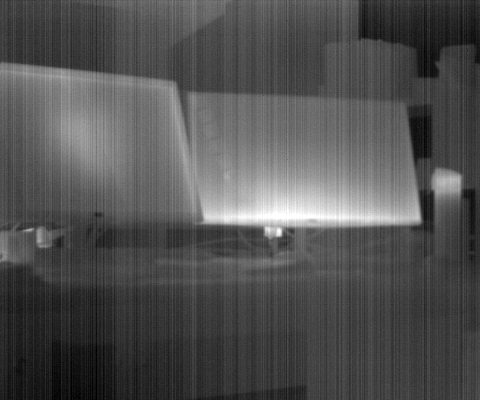
%> input picture dataset/RealIR/crop_1.png, 480 x 400 px
$ octave ICV_MRD.m   (GNU Octave 9; MATLAB toolbox functions it lacks are replaced by stand-ins)
%> lines starting %> are read from the running program, lines starting %| are printed output that depends on the picture
% 비균일성 보정(NUC) 성능 평가 스크립트 (ICV, MRD)
%
% 이 스크립트는 보정된 이미지의 품질을 두 가지 지표로 평가한다:
% 1. ICV (Inverse Coefficient of Variation): 평탄한 영역의 균일성 측정.
%    값이 높을수록 노이즈 억제 성능이 우수함을 의미한다.
% 2. MRD (Mean Relative Deviation): 디테일 영역의 상대적 오차 측정.
%    값이 낮을수록 디테일 보존 성능이 우수함을 의미한다.

% --- 초기화 ---
close all; % 모든 그림 창 닫기
clear all; % 작업 공간의 모든 변수 삭제
clc;       % 명령 창 내용 지우기

% --- 파일 경로 설정 ---
% recPath: 보정 후 이미지 경로
% nufPath: 보정 전 원본 비균일 이미지 경로
% 참고: 아래 코드에서 rec = nuf 로 설정되어 있어, 현재는 nufPath 이미지 자체의
%      특성을 분석하는 상태이다. 보정 성능을 평가하려면 recPath에 보정된
%      이미지를 실제로 불러와야 한다.
recPath = '..\dataset\RealIRresults\Test_Pre_crop_1.png';
nufPath = '..\dataset\RealIR\crop_1.png';

% --- 이미지 불러오기 및 전처리 ---
% rec = imread(recPath); % 보정된 이미지를 불러올 경우 이 라인의 주석을 해제.
% rec = double(rec);
nuf = imread(nufPath); % 원본 비균일 이미지를 불러온다.
%> nuf is the input picture: size 400x480x3 uint8; min 0, max 255, mean 81.2

% 이미지가 컬러일 경우 흑백으로 변환.
if size(nuf, 3) == 3
    nuf = rgb2gray(nuf);
%> nuf: size 400x480 uint8
end
nuf = double(nuf);
%> nuf: size 400x480 double

% 현재는 보정된 이미지(rec)를 원본 비균일 이미지(nuf)와 동일하게 설정.
% 이는 스크립트 디버깅 또는 단일 이미지 분석 목적일 수 있다.
rec = nuf;

% 두 이미지의 크기가 다를 경우, rec 이미지의 크기를 nuf 이미지에 맞게 조절.
h = size(nuf, 1);
%> h = 400
w = size(nuf, 2);
%> w = 480
hh = size(rec, 1);
%> hh = 400
ww = size(rec, 2);
%> ww = 480
if h ~= hh || w ~= ww
    rec = imresize(rec, [h, w]);
end

% --- ICV (Inverse Coefficient of Variation) 계산 ---
% ICV는 평탄한 영역의 노이즈 수준을 평가한다. (평균 / 표준편차)

% crop_1.png 이미지의 평탄한 영역들을 수동으로 지정 (ROI: Region of Interest).
% 이 좌표들은 해당 이미지에 특화되어 있다.
jy_1 = rec(1:50, 1:155);
jy_2 = rec(1:85, 236:310);
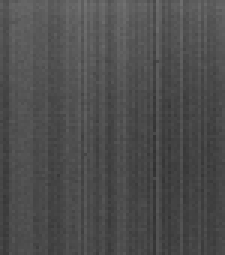
%> jy_2: size 85x75 double (shown 3 times larger); min 48, max 115, mean 77.2
jy_3 = rec(1:30, 366:480);
jy_4 = rec(91:200, 1:155);
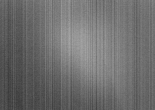
%> jy_4: size 110x155 double; min 57, max 167, mean 109.7
jy_5 = rec(116:200, 216:400);
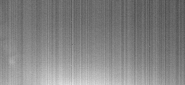
%> jy_5: size 85x185 double; min 77, max 225, mean 130.5
jy_6 = rec(301:400, 1:480);
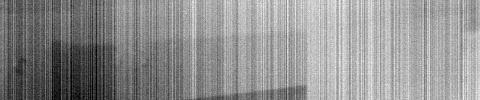
%> jy_6: size 100x480 double; min 0, max 90, mean 50.8; drawn with min black and max white

% 모든 평탄 영역의 픽셀들을 하나의 벡터로 결합.
jy = [jy_1(:); jy_2(:); jy_3(:); jy_4(:); jy_5(:); jy_6(:)];
jy = double(jy);

% 평탄 영역의 평균을 표준편차로 나누어 ICV 값을 계산.
ICV = mean(jy(:)) / std(jy(:))
%> ICV = 2.07

% --- MRD (Mean Relative Deviation) 계산 ---
% MRD는 디테일 영역의 오차를 평가한다.

% ICV 계산에 사용된 평탄 영역을 마스킹 처리하여 제외한다.
% 해당 영역의 픽셀 값을 특정한 값(-1000)으로 설정.
rec(1:50, 1:155) = -1000;
rec(1:85, 236:310) = -1000;
rec(1:30, 366:480) = -1000;
rec(91:200, 1:155) = -1000;
rec(116:200, 216:400) = -1000;
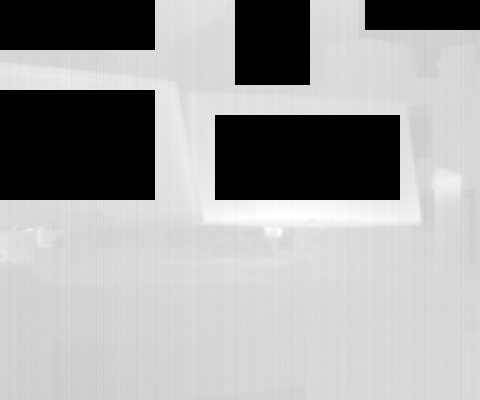
%> rec: size 400x480 double; min -1000, max 255, mean -207.6; drawn with min black and max white
rec(301:400, 1:480) = -1000;
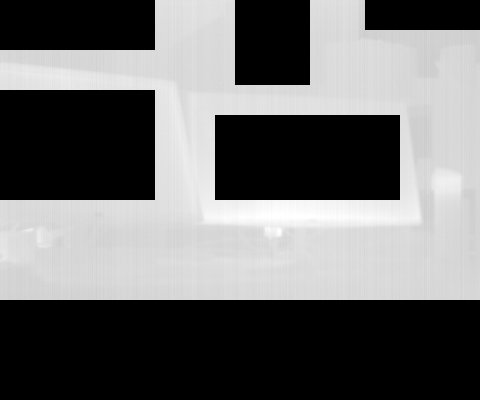
%> rec: size 400x480 double; min -1000, max 255, mean -470.3; drawn with min black and max white

% 마스킹되지 않은 영역(디테일 영역)의 인덱스를 찾는다.
mask = find(rec ~= -1000);
%> mask = 93650 values from 51 to 191900

% 디테일 영역에서만 두 이미지 간의 차이를 계산.
r_n = abs(rec - nuf);
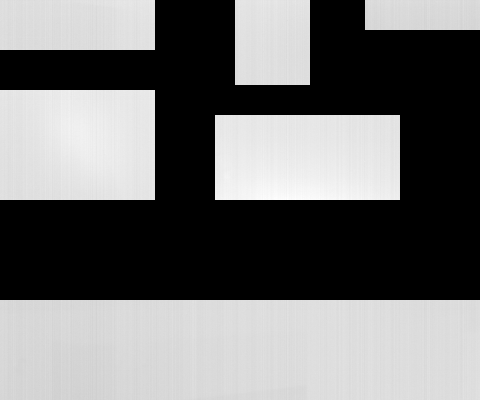
%> r_n: size 400x480 double; min 0, max 1225, mean 551.5; drawn with min black and max white

% 디테일 영역에서 원본 이미지 대비 상대적 오차를 계산.
% 0으로 나누는 것을 방지하기 위해 nuf(mask)가 0이 아닌 픽셀만 고려해야 함.
mm = r_n(mask) ./ nuf(mask);

% 상대적 오차의 평균을 계산하여 MRD 값을 구한다.
MRD = mean(mm(:))
%> MRD = 0

% --- 최종 종합 점수 계산 ---
% ICV(균일성 점수)를 MRD(오차 점수)로 나누어 최종 점수를 계산.
% 이 값이 높을수록 전반적인 보정 성능이 우수함을 의미.
zh = ICV / MRD
%> zh = Inf
